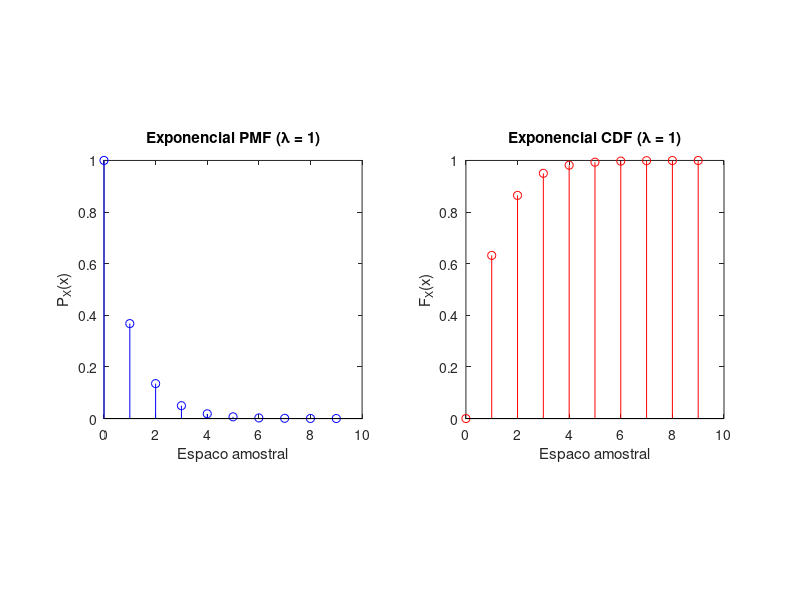

Here is the MATLAB script that generated this plot:
clear all clc clf

function f=exponentialpdf(lambda,x)
  f=lambda*exp(-lambda*x);
  f=f.*(x>=0);
endfunction

function F=exponentialcdf(lambda,x)
  F=1.0-exp(-lambda*x);
endfunction

function E = expectedValue(sx, px)
  v = sx .* px;
  E = sum(v);
endfunction

% Espaço amostral e parametro
sx = 0:1:9;
lambda = 1;

% Calculo da PMF e CDF
px = exponentialpdf(lambda, sx);
fx = exponentialcdf(lambda, sx);

% Valor esperado
E = expectedValue(sx, px)

% Plot da PMF
figure(1);
subplot(1,2,1);
stem(sx, px, 'b');
title('Exponencial PMF (\lambda = 1)');
xlabel("Espaco amostral");
ylabel('P_X(x)');
axis square

% Plot da CDF
figure(1);
subplot(1,2,2);
stem(sx, fx, 'r');
title('Exponencial CDF (\lambda = 1)');
xlabel("Espaco amostral");
ylabel('F_X(x)');
axis square
